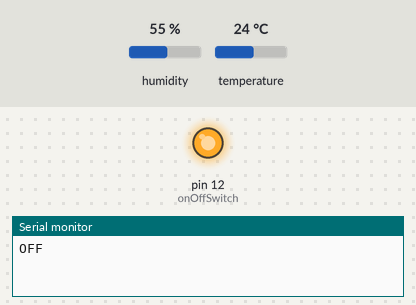
Bench run of a sketch on a simulated Arduino Uno, built with avr-gcc and run on an emulated ATmega328P. Parts: output pins drawn as LEDs (lit = HIGH), the last lines printed to the serial monitor. Inputs (shaded band) come from the test bench; at power-on: temperature 24 °C, humidity 55 %.

Above: at 2.5 s.
2.6 s: temperature set to 36 °C
8.8 s: temperature set to 39 °C
At 13.4 s:
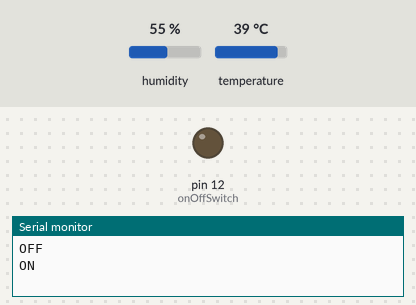
15.0 s: temperature set to 36 °C
21.2 s: temperature set to 33 °C
At 24.7 s:
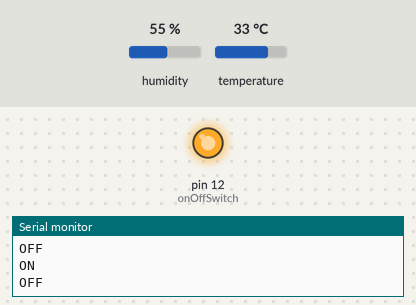
27.4 s: temperature set to 41 °C
At 29.7 s:
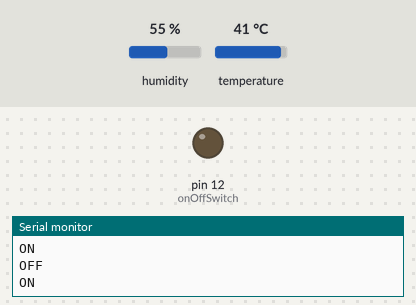
Timing chart, 0 to 31.2 s (numbered marks = the images above; inputs shaded):
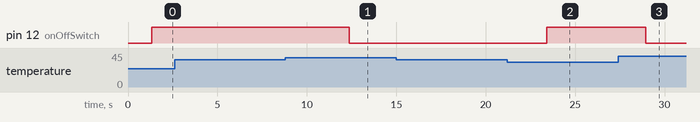

The sketch:

dht-11-test.ino
```cpp
#include <dht.h>

// The temperature sensor
#define dht_dpin A0

dht DHT;

// Set debug
bool debug = false;

// Variables
const int onOffSwitch =  12; // relay
int start = 0;
int temphigh = 38; // Temperature to switch on
int templow = temphigh - 3; // Temperature to switch off

void setup(){
  pinMode(onOffSwitch, OUTPUT);

  Serial.begin(9600);
  delay(300);//Let system settle
  delay(1000);//Wait rest of 1000ms recommended delay before accessing sensor

  if(debug == true) {
    // Use reasonable debug temperatures
    temphigh = 18;
    templow = temphigh - 3;
  }
}

void loop(){
    DHT.read11(dht_dpin);

    // Print the temperature to the console for debugging
    if(debug == true) {
      Serial.print("temperature = ");
      Serial.print(DHT.temperature);
      Serial.println("C  ");
    }

    // Put the fans on when the temperature is reached
    if(DHT.temperature >= temphigh & start == 0) {
      digitalWrite(onOffSwitch, LOW);
      Serial.println("ON");
      start = 1;
    }

    // Put the fans off when the (low) temperature is reached
    if(DHT.temperature < templow) {
      digitalWrite(onOffSwitch, HIGH);
      Serial.println("OFF");
      start = 0;
    }

    delay(5500); //Minimum time is 2500ms for accessing sensor
}
```

Measured:
- the behaviour switches between 37 and 38 °C on temperature (found by bisection; images 0 and 1)
- the behaviour switches between 35 and 34 °C on temperature (found by bisection; images 1 and 2)
- after the input at 2.6 s, every drawn part: stays the same
- after the input at 8.8 s, pin 12 (onOffSwitch): HIGH → LOW after 3.6 s
- after the input at 15.0 s, every drawn part: stays the same
- after the input at 21.2 s, pin 12 (onOffSwitch): LOW → HIGH after 2.2 s
- after the input at 27.4 s, pin 12 (onOffSwitch): HIGH → LOW after 1.5 s
